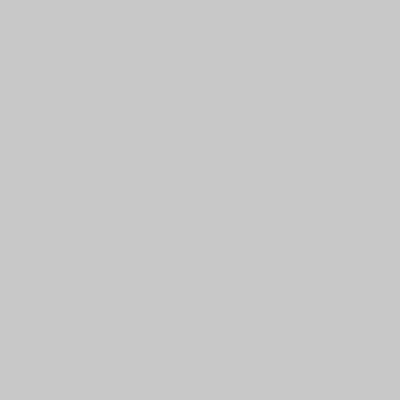
Frame 1 (no input)
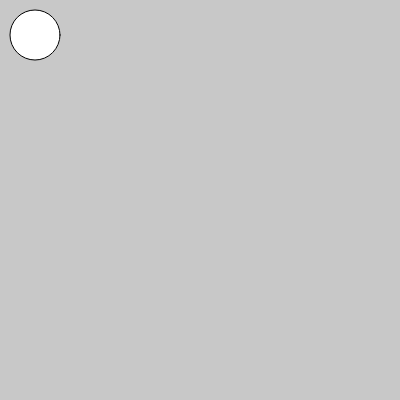
Frame 60 (no input)
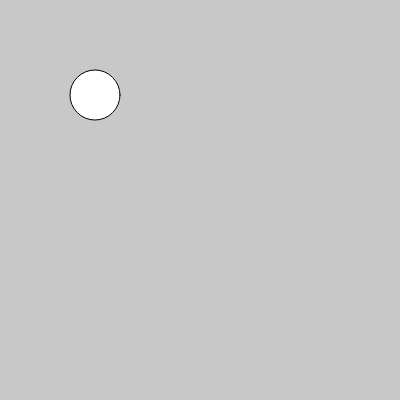
Frame 120 (the mouse pressed at the canvas centre since frame 60)

The p5.js sketch that drew these frames (run headless with seeded random() and noise() and a simulated clock; from frame 60 on, the mouse is pressed at the canvas centre):

// p5.js sketch
// ── sketch.js
function setup() {
  createCanvas(400, 400);
  
}
let x=-25
let y=-25
function draw() {
  background(200);
x++
y++
circle(x,y,50)
setTimeout(500)
if (x>425){
  x=-25
}
if (y>425){
  y=-25
}
}
